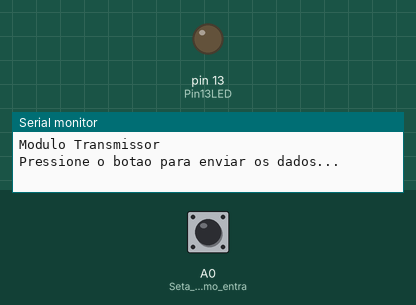
Simulated run of this sketch. Board: Arduino Uno, built with avr-gcc and run on an emulated ATmega328P. Shown: output pins drawn as LEDs (lit = HIGH), the last lines printed to the serial monitor. The test bench sets the inputs (shaded band); at power-on: A0 (Seta_o_pino_A0_como_entra) HIGH. Pins used as bus, display or sensor lines are not drawn.

Above: at 1.2 s.
1.3 s: A0 (Seta_o_pino_A0_como_entra) pulled LOW for 0.15 s
At 2.1 s:
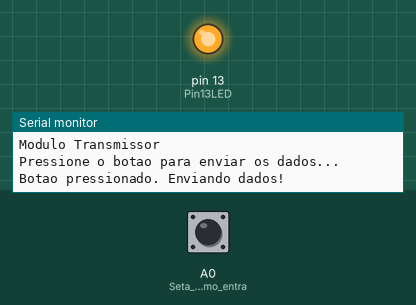
Timing chart, 0 to 10.8 s (numbered marks = the images above; inputs shaded):
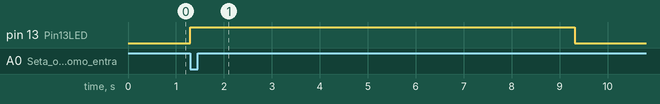

The sketch:

Transmissor.ino
```cpp
//-------Bibliotecas_utilizadas------------//

#include <SoftwareSerial.h>
#include <util/crc16.h>

//-------------------------------------------
//-------Mapeamento_de_Hardware------------//

//Pinos de comunicacao serial do modulo RS485
#define Pino_RS485_RX    10
#define Pino_RS485_TX    11

//Pino de controle transmissao/recepcao
#define SSerialTxControl 3

//Define led 13 para mostrar atividade na comunicacao
#define Pin13LED         13

//------------------------------------------
//----------------Configuracoes----------//

SoftwareSerial RS485Serial(Pino_RS485_RX, Pino_RS485_TX); //Cria a serial por sofware para conexao com modulo RS485

#define RS485Transmit    HIGH
#define RS485Receive     LOW

byte SD3 =  B10100010;    //Inicio de Frame = 162 (decimal).
byte DA =   B00000010;    //Endereço do Receptor = 2 (decimal).
byte SA =   B00000001;    //Endereço do Transmissor = 1 (decimal).
byte FC =   B00001010;    //Valor de FC (Frame check) para Diagnose dos Sinais de dados.
byte Dado = B00000001;    //Dado = 1 (decimal).
byte FCS =  B00000000;    //inicializado em 0, antes da logica do CHECKSUM.
byte CRC =  B00000000;    //inicializado em 0, antes da logica do CRC.
byte ED =   B00010110;    //ED = 22 (decimal) para finalizar o Pacote.

byte data[] = { SD3, DA, SA, FC, Dado, FCS, CRC, ED };

//------------------------------------------
//--------Prototipo de Funcoes---------//

void Func_Checksum()
{
  data[5] = 0;
  for (int i = 0; i < sizeof data / sizeof data[0]; i++) {
    if (i != 5 && i != 6) { //se estiver na posição diferente de FCS (Checksum) e CRC.
      data[5] += data[i];   //soma os valores.
    }
    //Serial.println(data[5]);
  }
  data[5] = ~data[5]; // Complemento de 1 do CHECKSUM realizado
}

void Func_CRC()
{
  uint8_t crc = 0, i;
  for (i = 0; i < sizeof data / sizeof data[0]; i++)
    if (i != 6) {
      crc = _crc_ibutton_update(crc, data[i]); // a funcao _crc_ibutton_update usa o polinomio x^8 + x^5 + x^4 + 1
    }
  data[6] = crc;  // Precisa ser 0 para que o dado esteja coerente
                  // ou o valor do resto para enviar em conjunto com a Palavra de dados
}

//------------------------------------------
//

void setup()
{
  Serial.begin(9600); //Inicializa a serial padrão do Arduino
  Serial.println("Modulo Transmissor");
  Serial.println("Pressione o botao para enviar os dados...");

  pinMode(Pin13LED, OUTPUT);
  pinMode(SSerialTxControl, OUTPUT);

  RS485Serial.begin(480); //Inicializa a serial do modulo RS485

  pinMode(A0, INPUT_PULLUP); //Seta o pino A0 como entrada e habilita o pull up

  //  Serial.println(data[6]);
  //  Serial.println(_crc_ibutton_update(0, SD3));
  //  Serial.println(data[5]);
  //  delay(1000);
}

void loop()
{
    if (Serial.available() > 0) //Se algo for recebido pela serial
    {
      Dado = Serial.read();
      data[4] = Dado;
      Func_Checksum();
      Func_CRC();
      //Serial.println("aqui");

    }
//      delay(5000);
//      Serial.write(data[4]);

    int  valor = digitalRead(A0); //Verifica se o botao foi pressionado
    if (valor == 0)
    {
      Serial.println("Botao pressionado. Enviando dados!");

      //Habilita o modulo para transmissao
      digitalWrite(SSerialTxControl, RS485Transmit);

      digitalWrite(Pin13LED, HIGH); //Liga o led 13 para mostrar que vai transmitir
      delay(10);
      //Envia a string
      for(int i = 0; i < 8; i++){
        RS485Serial.write(data[i]);
        delay(1000);
      }

      digitalWrite(Pin13LED, LOW);

      digitalWrite(SSerialTxControl, RS485Receive); //Desabilita o modulo para transmissao
      while (digitalRead(A0) == 0)
      {
        delay(50);
      }
    }
}
```

Measured:
- after the input at 1.3 s, pin 13 (Pin13LED): LOW → HIGH at once, → LOW 8.0 s later
